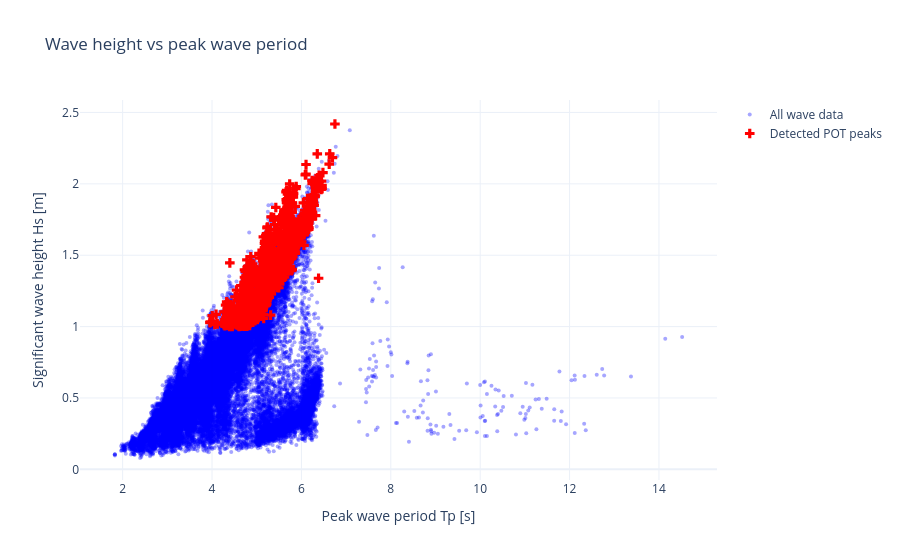

Source (notebook cell):
### Code cell
# ============================================================
# SCATTERPLOT: PERIOD VS WAVE HEIGHT
# Full dataset + detected POT peaks
# ============================================================

import plotly.graph_objects as go

# Use the correct period column
period_series = wave_data["Peak_period"]

fig = go.Figure()

# All wave data points
fig.add_trace(go.Scatter(
    x=period_series,
    y=time_series,
    mode="markers",
    marker=dict(
        size=4,
        opacity=0.35,
        color="blue"
    ),
    name="All wave data"
))

# POT peaks with corresponding period at the same index/timestamp
fig.add_trace(go.Scatter(
    x=period_series.iloc[indices],
    y=pot_maxima.values,
    mode="markers",
    marker=dict(
        size=8,
        color="red",
        symbol="cross"
    ),
    name="Detected POT peaks"
))

fig.update_layout(
    title="Wave height vs peak wave period",
    xaxis_title="Peak wave period Tp [s]",
    yaxis_title="Significant wave height Hs [m]",
    template="plotly_white"
)

fig.show()

### Figure 1 — Plotly figure (JSON) as saved in the notebook; plotly's stock layout.template omitted (floating-point values rounded to 4 significant figures; data arrays with more than 128 entries replaced by an {"elided": "..."} marker saying what was removed)
{"data": [{"marker": {"color": "blue", "opacity": 0.35, "size": 4}, "mode": "markers", "name": "All wave data", "type": "scatter", "x": {"elided": "43832 float values"}, "y": {"elided": "43832 float values"}}, {"marker": {"color": "red", "size": 8, "symbol": "cross"}, "mode": "markers", "name": "Detected POT peaks", "type": "scatter", "x": {"elided": "1473 float values"}, "y": {"elided": "1473 float values"}}], "layout": {"title": {"text": "Wave height vs peak wave period"}, "xaxis": {"title": {"text": "Peak wave period Tp [s]"}}, "yaxis": {"title": {"text": "Significant wave height Hs [m]"}}}}
